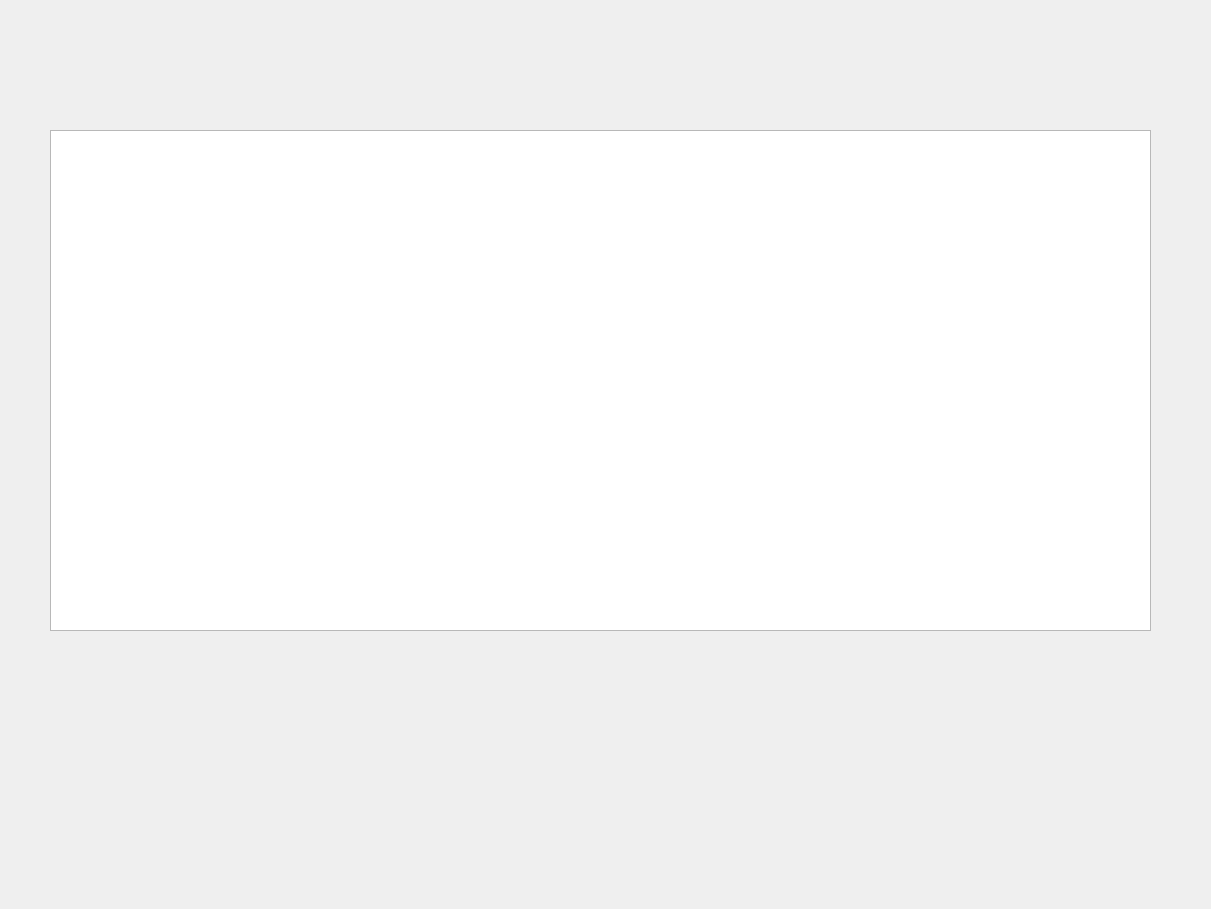
<?xml version="1.0" encoding="UTF-8"?>
<ui version="4.0">
 <class>Widget</class>
 <widget class="QWidget" name="Widget">
  <property name="geometry">
   <rect>
    <x>0</x>
    <y>0</y>
    <width>1211</width>
    <height>909</height>
   </rect>
  </property>
  <property name="windowTitle">
   <string>Widget</string>
  </property>
  <widget class="QTableWidget" name="truth_table">
   <property name="geometry">
    <rect>
     <x>50</x>
     <y>130</y>
     <width>1101</width>
     <height>501</height>
    </rect>
   </property>
  </widget>
 </widget>
 <resources/>
 <connections/>
</ui>
